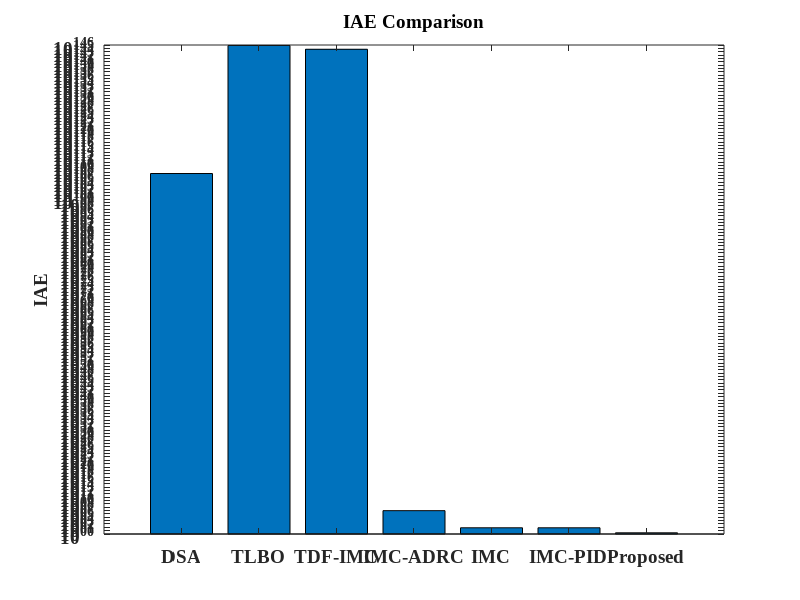
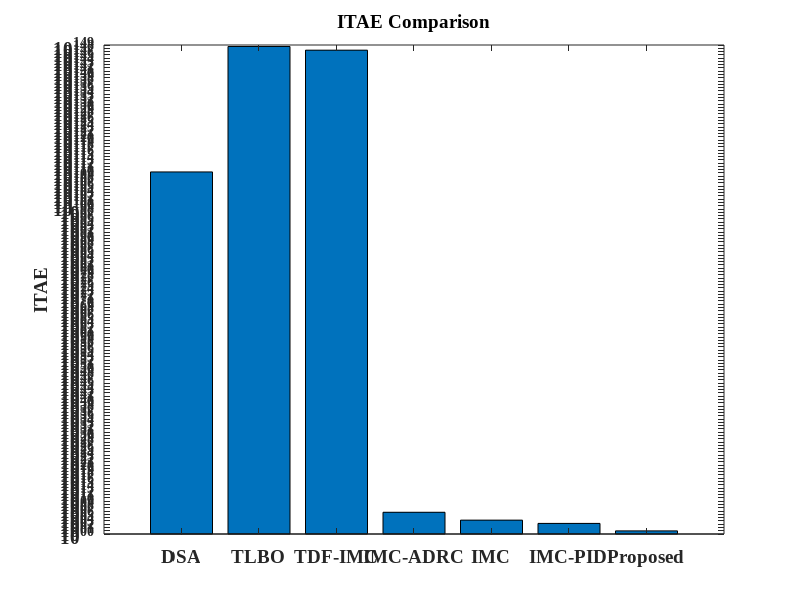
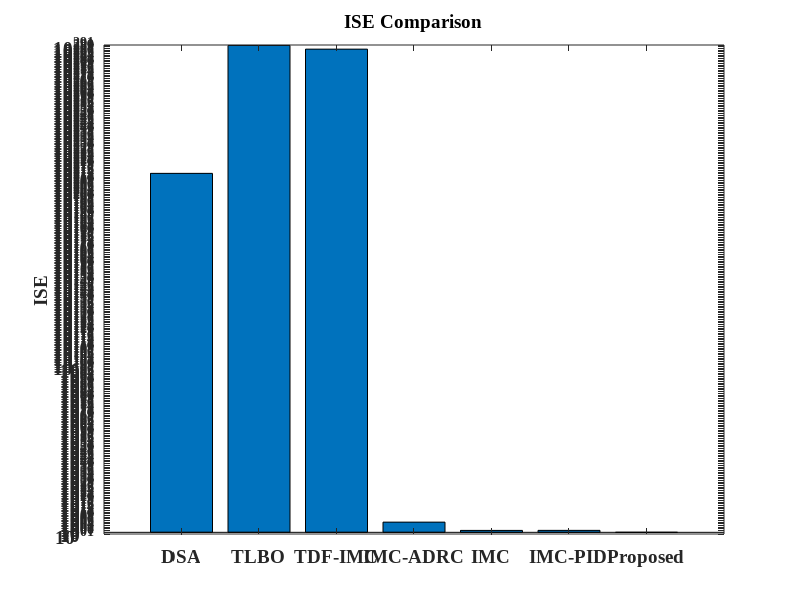
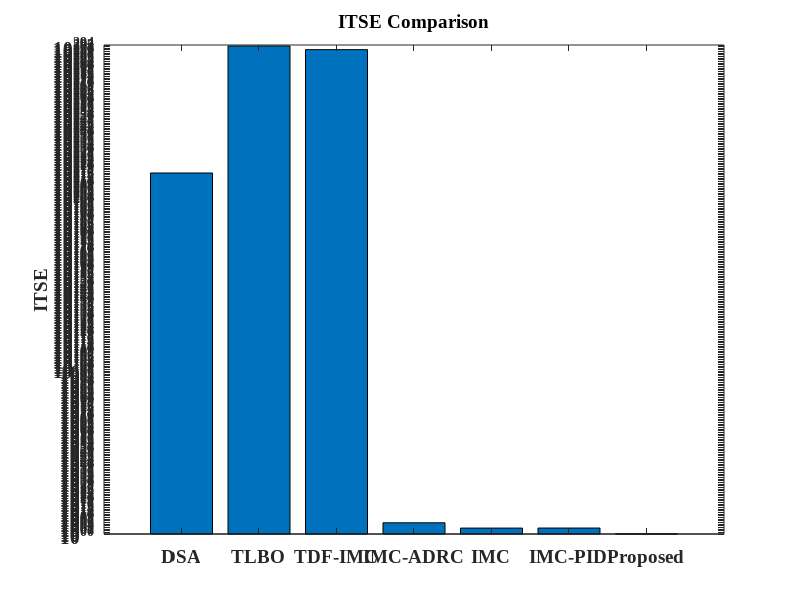

The MATLAB source for these figures, in order:
% Define method names
methods = {'DSA', 'TLBO', 'TDF-IMC', 'IMC-ADRC', 'IMC', 'IMC-PID', 'Proposed'};

% Define performance metric values
IAE  = [4.266e107, 7.238e145, 5.38e144, 9.36e6, 72.54468, 72.37669, 2.29653];
ITAE = [2.1074e110, 3.5731e148, 2.657e147, 4.20e6, 16817.89, 1697.08, 9.03];
ISE  = [2.252e214, 5.5683e290, 3.38e288, 1.22e6, 13.99757, 14.79607, 0.9983];
ITSE = [1.121e217, 2.767e293, 1.677e291, 5.76e6, 3604.396, 3835.056, 1.23];

metrics = {IAE, ITAE, ISE, ITSE};
titles = {'IAE Comparison', 'ITAE Comparison', 'ISE Comparison', 'ITSE Comparison'};
ylabels = {'IAE', 'ITAE', 'ISE', 'ITSE'};

for i = 1:4
    figure;
    bar(metrics{i});
    set(gca, 'YScale', 'log'); % Use logarithmic scale
    set(gca, 'XTickLabel', methods, 'FontName', 'Times New Roman', ...
        'FontSize', 14, 'FontWeight', 'bold');
    title(titles{i}, 'FontName', 'Times New Roman', 'FontSize', 14, 'FontWeight', 'bold');
    ylabel(ylabels{i}, 'FontName', 'Times New Roman', 'FontSize', 14, 'FontWeight', 'bold');
    xtickangle(45);
end
